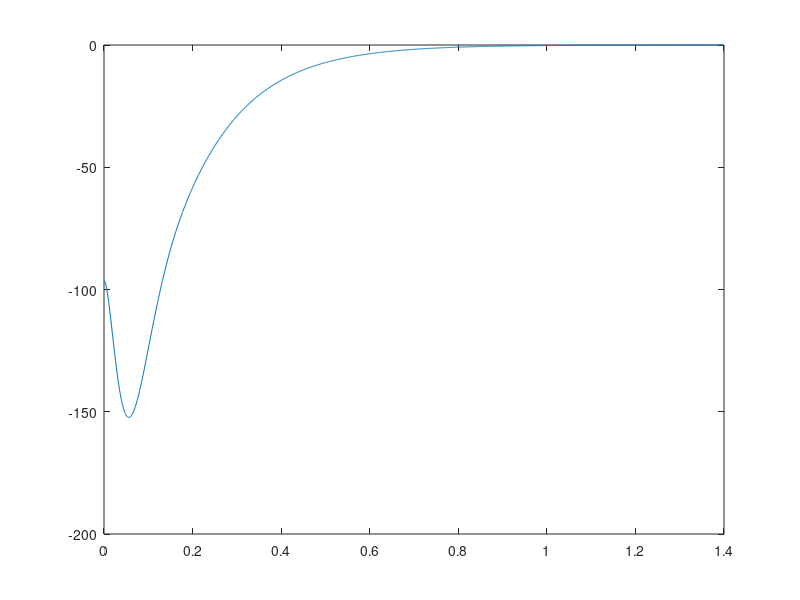

This chart was generated by the following MATLAB code: (Note: this script raises an error after producing the figure.)
clear;
close all;
% Robotic constants defination
sample_time = 0.001;
g = 9.8;
Zc = 0.2;

% discreate space state parameters
A = [1 sample_time sample_time^2/2; 0 1 sample_time;0 0 1];
B = [sample_time^3/6;sample_time^2/2;sample_time];
C = [1 0 -Zc/g];

% extend space state parameters
A_extend = [1 C*A;zeros(length(A),1) A];
B_extend = [C*B;B];
C_extend = [1 0 0 0];

Q_extend = 1;
Q_Square = C_extend'*Q_extend*C_extend;
R_extend  = 1e-4;

[K_extend,P_extend,e] = dlqr(A_extend,B_extend,Q_Square,R_extend);

Prv_Time = 1.4;
N = 1400; % fulture number

% parameters generate
G_extend = zeros(1,N);

G_extend(1) = -K_extend(1);
Ac_extend = A_extend - B_extend*K_extend;
X_extend = -Ac_extend'*P_extend*[1;0;0;0];
tmp = (R_extend + B_extend'*P_extend*B_extend)^-1*B_extend';
for i=2:N
    G_extend(i) = tmp*X_extend;
    X_extend = Ac_extend'*X_extend;
end
figure(1);
G_time = 0:sample_time:100;
G_time = G_time(1:N);
plot(G_time,G_extend);

% simulation total time in counts
Simulation_Time = 15;
COUNT = Simulation_Time/sample_time;

% Step parameter
StepTime = 2;
StartTime = 0.4 * StepTime;
RestTime = 0.3 * StepTime;
DblTime = 0.3 * StepTime;
ZMPx_StepLength = 0.08;
ZMPy_StepLength = 0.06;

Ref_ZMPx = zeros(1,COUNT);
Ref_ZMPy = zeros(1,COUNT);
ZMPx = zeros(1,COUNT);
ZMPy = zeros(1,COUNT);
X = zeros(3,COUNT);
Y = zeros(3,COUNT);
Input_ux = zeros(1,COUNT);
Input_uy = zeros(1,COUNT);
Time = zeros(1,COUNT);

i=2;
for t=sample_time:sample_time:StepTime
    if(t<=StartTime)
        Ref_ZMPx(1,i) = 0;
        Ref_ZMPy(1,i) = 0;
    elseif(t<=StartTime + DblTime)
        a = smothstep(0,-ZMPy_StepLength/2,DblTime);
        tmp_time = t-StartTime;
        Ref_ZMPx(1,i) = 0;
        Ref_ZMPy(1,i) = a(1) + a(2)*tmp_time + a(3)*tmp_time^2 + a(4)*tmp_time^3 + a(5)*tmp_time^4;
    else
        Ref_ZMPx(1,i) = 0;
        Ref_ZMPy(1,i) = -ZMPy_StepLength/2;
    end
    i=i+1;
end
for t=sample_time:sample_time:StepTime
    if(t<=StartTime)
        Ref_ZMPx(1,i) = 0;
        Ref_ZMPy(1,i) = -ZMPy_StepLength/2;
    elseif(t<=StartTime + DblTime)
        ax = smothstep(0,ZMPx_StepLength,DblTime);
        ay = smothstep(-ZMPy_StepLength/2,ZMPy_StepLength/2,DblTime);
        tmp_time = t-StartTime;
        Ref_ZMPx(1,i) = ax(1) + ax(2)*tmp_time + ax(3)*tmp_time^2 + ax(4)*tmp_time^3 + ax(5)*tmp_time^4;
        Ref_ZMPy(1,i) = ay(1) + ay(2)*tmp_time + ay(3)*tmp_time^2 + ay(4)*tmp_time^3 + ay(5)*tmp_time^4;
    else
        Ref_ZMPx(1,i) = ZMPx_StepLength;
        Ref_ZMPy(1,i) = ZMPy_StepLength/2;
    end
    i=i+1;
end
for t=sample_time:sample_time:StepTime
    if(t<=StartTime)
        Ref_ZMPx(1,i) = ZMPx_StepLength;
        Ref_ZMPy(1,i) = ZMPy_StepLength/2;
    elseif(t<=StartTime + DblTime)
        a = smothstep(ZMPy_StepLength/2,0,DblTime);
        tmp_time = t-StartTime;
        Ref_ZMPx(1,i) = ZMPx_StepLength;
        Ref_ZMPy(1,i) = a(1) + a(2)*tmp_time + a(3)*tmp_time^2 + a(4)*tmp_time^3 + a(5)*tmp_time^4;
    else
        Ref_ZMPx(1,i) = ZMPx_StepLength;
        Ref_ZMPy(1,i) = 0;
    end
    i=i+1;
end

for j=i:COUNT
    Ref_ZMPx(1,j) = ZMPx_StepLength;
    Ref_ZMPy(1,j) = 0;
end

% for t =sample_time:sample_time:Simulation_Time
%     if(t<RestTime+Prv_Time-DblTime/2)
%         Ref_ZMPx(1,i) = 0;
%         Ref_ZMPy(1,i) = 0;
%     elseif(t<RestTime+Prv_Time+DblTime/2)
%         a = smothstep(0,-ZMPy_StepLength/2,DblTime);
%         tmp_time = t-(RestTime+Prv_Time-DblTime/2);
%         Ref_ZMPx(1,i) = 0;
%         Ref_ZMPy(1,i) = a(1) + a(2)*tmp_time + a(3)*tmp_time^2 + a(4)*tmp_time^3 + a(5)*tmp_time^4;
%     elseif(t<RestTime + StepTime + RestTime + Prv_Time - DblTime/2)
%         Ref_ZMPx(1,i) = 0;
%         Ref_ZMPy(1,i) = -ZMPy_StepLength/2;
%     elseif(t<RestTime + StepTime + RestTime + Prv_Time + DblTime/2)    
%         ax = smothstep(0,ZMPx_StepLength,DblTime);
%         ay = smothstep(-ZMPy_StepLength/2,ZMPy_StepLength/2,DblTime);
%         tmp_time = t-(RestTime + StepTime + RestTime + Prv_Time - DblTime/2);
%         Ref_ZMPx(1,i) = ax(1) + ax(2)*tmp_time + ax(3)*tmp_time^2 + ax(4)*tmp_time^3 + ax(5)*tmp_time^4;
%         Ref_ZMPy(1,i) = ay(1) + ay(2)*tmp_time + ay(3)*tmp_time^2 + ay(4)*tmp_time^3 + ay(5)*tmp_time^4;
%     elseif(t<RestTime + StepTime + RestTime + StepTime + RestTime + Prv_Time - DblTime/2)
%         Ref_ZMPx(1,i) = ZMPx_StepLength;
%         Ref_ZMPy(1,i) = ZMPy_StepLength/2;
%     elseif(t<RestTime + StepTime + RestTime + StepTime + RestTime + Prv_Time + DblTime/2)
%         ay = smothstep(ZMPy_StepLength/2,0,DblTime);
%         tmp_time = t-(RestTime + StepTime + RestTime + StepTime + RestTime + Prv_Time - DblTime/2);
%         Ref_ZMPx(1,i) = ZMPx_StepLength;
%         Ref_ZMPy(1,i) = ay(1) + ay(2)*tmp_time + ay(3)*tmp_time^2 + ay(4)*tmp_time^3 + ay(5)*tmp_time^4;        
%     elseif(t<RestTime + StepTime + RestTime + StepTime + RestTime + StepTime + RestTime + Prv_Time)
%         Ref_ZMPx(1,i) = ZMPx_StepLength;
%         Ref_ZMPy(1,i) = 0;
%     else
%         Ref_ZMPx(1,i) = ZMPx_StepLength;
%         Ref_ZMPy(1,i) = 0;
%     end
%     i=i+1;
% end


% initialize state

X(:,1) = zeros(3,1);
Y(:,1) = zeros(3,1);
ZMPx(1) = C*X(:,1);
ZMPy(1) = C*Y(:,1);
Inputx_tmp = 0;
Inputy_tmp = 0;

Ks = K_extend(1);
Kx = K_extend(2:4);

for i=1:COUNT-1
    Inputx_tmp = Inputx_tmp + (-Ks)*(ZMPx(i)-Ref_ZMPx(i));
    Inputy_tmp = Inputy_tmp + (-Ks)*(ZMPy(i)-Ref_ZMPy(i));
    Input_ux(i) = Inputx_tmp - Kx*X(:,i);
    Input_uy(i) = Inputy_tmp - Kx*Y(:,i);
    for j=1:N
        Input_ux(i) = Input_ux(i) - G_extend(j)*Ref_ZMPx(min(i+j,COUNT));
        Input_uy(i) = Input_uy(i) - G_extend(j)*Ref_ZMPy(min(i+j,COUNT));
    end
    X(:,i+1) = A*X(:,i) + B*Input_ux(i);
    Y(:,i+1) = A*Y(:,i) + B*Input_uy(i);
    ZMPx(i+1)= C*X(:,i+1);
    ZMPy(i+1)= C*Y(:,i+1);
    Time(i+1) = Time(i)+sample_time;
end

figure(2);
plot(Time,X(1,:));
hold on;
plot(Time,ZMPx(:));
hold on;
plot(Time,Ref_ZMPx(:));
grid on;

figure(3);
plot(Time,X(1,:));
hold on;
plot(Time,X(2,:));
hold on;
plot(Time,X(3,:));
grid on;

figure(4);
plot(Time,Y(1,:));
hold on;
plot(Time,ZMPy(:));
hold on;
plot(Time,Ref_ZMPy(:));
grid on;

figure(5);
plot(Time,Y(1,:));
hold on;
plot(Time,Y(2,:));
hold on;
plot(Time,Y(3,:));
grid on;

figure(6)
plot(X(1,:),Y(1,:));
grid on;

fid = fopen('preview_test1.txt','w');
fprintf(fid,"#pragma once \r\n");
fprintf(fid,"constexpr double TEST1_REFERENCE_ZMPX[] = ");
fprintf(fid,"{");
for i=1:COUNT
    fprintf(fid,"%.12f",Ref_ZMPx(1,i));
    if(i~=COUNT)
        fprintf(fid,",");
    end
end
fprintf(fid,"};");
fprintf(fid,"\r\n");

fprintf(fid,"constexpr double TEST1_REFERENCE_ZMPY[] = ");
fprintf(fid,"{");
for i=1:COUNT
    fprintf(fid,"%.12f",Ref_ZMPy(1,i));
    if(i~=COUNT)
        fprintf(fid,",");
    end
end
fprintf(fid,"};");
fprintf(fid,"\r\n");

fprintf(fid,"constexpr double TEST1_REFERENCE_INPUTX[] = ");
fprintf(fid,"{");
for i=1:COUNT
    fprintf(fid,"%.12f",Input_ux(i));
    if(i~=COUNT)
        fprintf(fid,",");
    end
end
fprintf(fid,"};");
fprintf(fid,"\r\n");

fprintf(fid,"constexpr double TEST1_REFERENCE_INPUTY[] = ");
fprintf(fid,"{");
for i=1:COUNT
    fprintf(fid,"%.12f",Input_uy(i));
    if(i~=COUNT)
        fprintf(fid,",");
    end
end
fprintf(fid,"};");
fprintf(fid,"\r\n");

fprintf(fid,"constexpr double TEST1_REFERENCE_STATEX1[] = ");
fprintf(fid,"{");
for i=1:COUNT
    fprintf(fid,"%.12f",X(1,i));
    if(i~=COUNT)
        fprintf(fid,",");
    end
end
fprintf(fid,"};");
fprintf(fid,"\r\n");

fprintf(fid,"constexpr double TEST1_REFERENCE_STATEX2[] = ");
fprintf(fid,"{");
for i=1:COUNT
    fprintf(fid,"%.12f",X(2,i));
    if(i~=COUNT)
        fprintf(fid,",");
    end
end
fprintf(fid,"};");
fprintf(fid,"\r\n");

fprintf(fid,"constexpr double TEST1_REFERENCE_STATEX3[] = ");
fprintf(fid,"{");
for i=1:COUNT
    fprintf(fid,"%.12f",X(3,i));
    if(i~=COUNT)
        fprintf(fid,",");
    end
end
fprintf(fid,"};");
fprintf(fid,"\r\n");

fprintf(fid,"constexpr double TEST1_REFERENCE_STATEY1[] = ");
fprintf(fid,"{");
for i=1:COUNT
    fprintf(fid,"%.12f",Y(1,i));
    if(i~=COUNT)
        fprintf(fid,",");
    end
end
fprintf(fid,"};");
fprintf(fid,"\r\n");

fprintf(fid,"constexpr double TEST1_REFERENCE_STATEY2[] = ");
fprintf(fid,"{");
for i=1:COUNT
    fprintf(fid,"%.12f",Y(2,i));
    if(i~=COUNT)
        fprintf(fid,",");
    end
end
fprintf(fid,"};");
fprintf(fid,"\r\n");

fprintf(fid,"constexpr double TEST1_REFERENCE_STATEY3[] = ");
fprintf(fid,"{");
for i=1:COUNT
    fprintf(fid,"%.12f",Y(3,i));
    if(i~=COUNT)
        fprintf(fid,",");
    end
end
fprintf(fid,"};");
fprintf(fid,"\r\n");

fprintf(fid,"constexpr double TEST1_REFERENCE_STATEZMPX[] = ");
fprintf(fid,"{");
for i=1:COUNT
    fprintf(fid,"%.12f",ZMPx(1,i));
    if(i~=COUNT)
        fprintf(fid,",");
    end
end
fprintf(fid,"};");
fprintf(fid,"\r\n");

fprintf(fid,"constexpr double TEST1_REFERENCE_STATEZMPY[] = ");
fprintf(fid,"{");
for i=1:COUNT
    fprintf(fid,"%.12f",ZMPy(1,i));
    if(i~=COUNT)
        fprintf(fid,",");
    end
end
fprintf(fid,"};");
fprintf(fid,"\r\n");

fclose(fid);